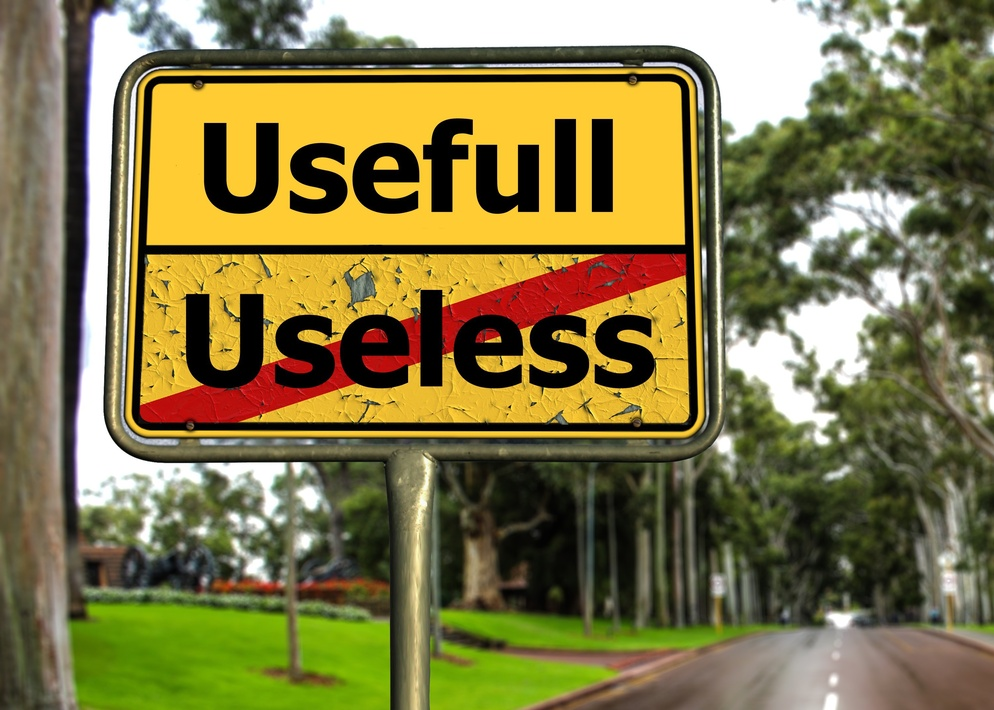
#> input picture usefull-useless.jpg, 994 x 710 px, shrunk from 3008 x 2148 before the run
$ python ShadowMaker.py ..
#> lines starting #> are read from the running program, lines starting #| are printed output that depends on the picture
"""
ShadowMaker.py
Drag a folder onto this file.

For every image in the folder:
  - Keep the original pixels untouched (no white removal).
  - Place the image on a larger transparent canvas.
  - Draw a soft drop shadow OUTSIDE / BEHIND the image on the transparent area.
  - Save as PNG named <foldername[:55]>-001.png, -002.png, ...
  - Delete the original file after the new PNG is saved.


Setup:
Install Python (check "Add to PATH")
Open Command Prompt and run: pip install Pillow
Put both files on your Desktop
Drag any folder with images onto ShadowMaker.py


"""

import os
import sys
from PIL import Image, ImageFilter

# ---- Shadow / canvas settings (tweak to taste) ----
CANVAS_PAD       = 50     # transparent padding added around the image (px)
SHADOW_BLUR      = 15     # gaussian blur radius for the shadow
SHADOW_OPACITY   = 220    # 0-255, how dark the shadow is
SHADOW_OFFSET_X  = 5      # horizontal shadow offset (px)
SHADOW_OFFSET_Y  = 15     # vertical shadow offset (px, positive = down)

SUPPORTED_EXT = (".jpg", ".jpeg", ".png", ".bmp", ".tif", ".tiff", ".webp")


def process_image(src_path: str, dst_path: str) -> None:
#> called with src_path = 'usefull-useless.jpg', dst_path = 't0-001.png.tmp.png'
    img = Image.open(src_path).convert("RGBA")
    w, h = img.size
#> w = 994; h = 710

    canvas_w = w + CANVAS_PAD * 2
#> canvas_w = 1094
    canvas_h = h + CANVAS_PAD * 2
#> canvas_h = 810

    # Shadow layer: solid rectangle the size of the image, blurred.
    shadow = Image.new("RGBA", (canvas_w, canvas_h), (0, 0, 0, 0))
#> shadow: PIL image 1094x810 RGBA; every value is 0
    rect = Image.new("RGBA", (w, h), (0, 0, 0, SHADOW_OPACITY))
    shadow.paste(
        rect,
        (CANVAS_PAD + SHADOW_OFFSET_X, CANVAS_PAD + SHADOW_OFFSET_Y),
        rect,
    )
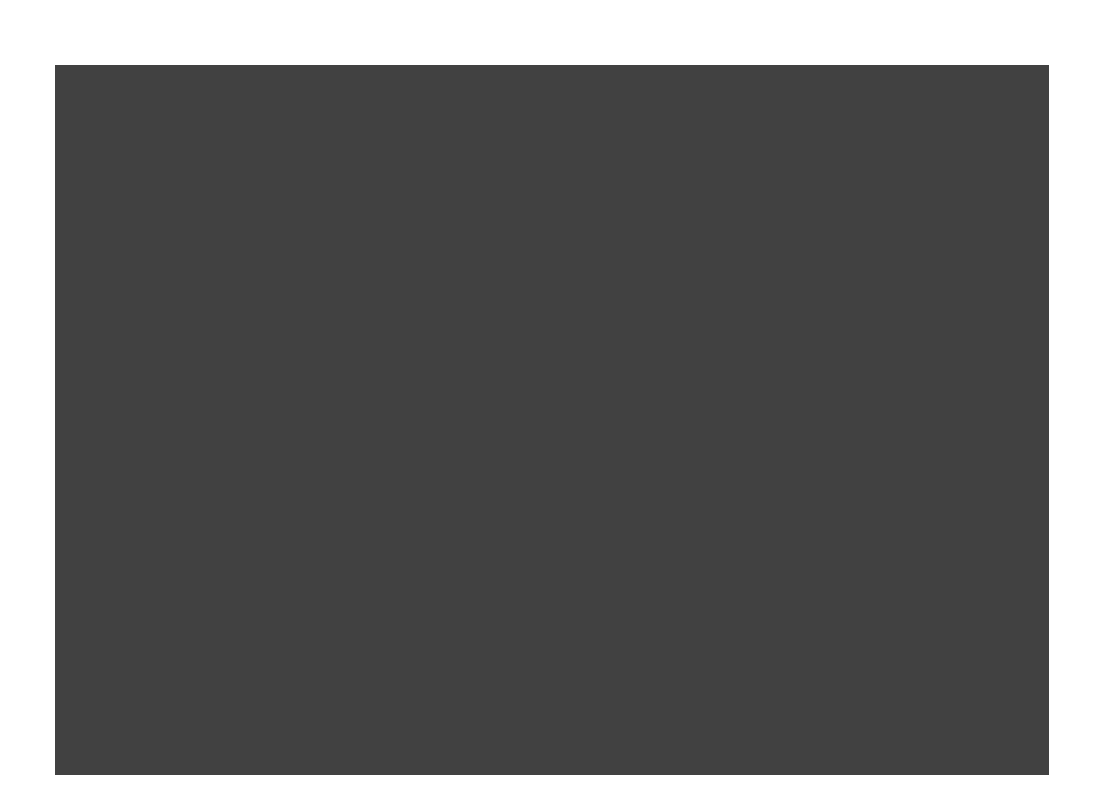
#> shadow: PIL image 1094x810 RGBA; mean R, G, B, A 0, 0, 0, 151.3; transparent parts drawn white
    shadow = shadow.filter(ImageFilter.GaussianBlur(SHADOW_BLUR))
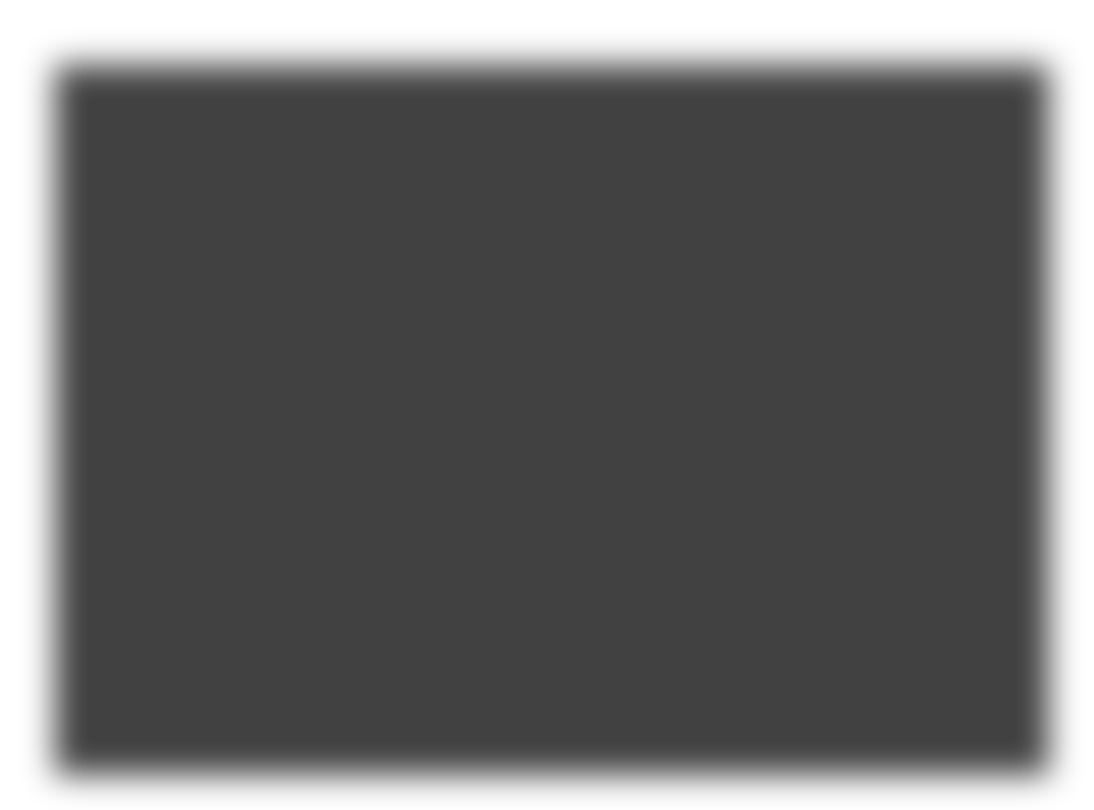
#> shadow: PIL image 1094x810 RGBA; mean R, G, B, A 0, 0, 0, 151.3; transparent parts drawn white

    # Final canvas: transparent, shadow first, then original image on top.
    canvas = Image.new("RGBA", (canvas_w, canvas_h), (0, 0, 0, 0))
    canvas.alpha_composite(shadow)
    canvas.alpha_composite(img, (CANVAS_PAD, CANVAS_PAD))
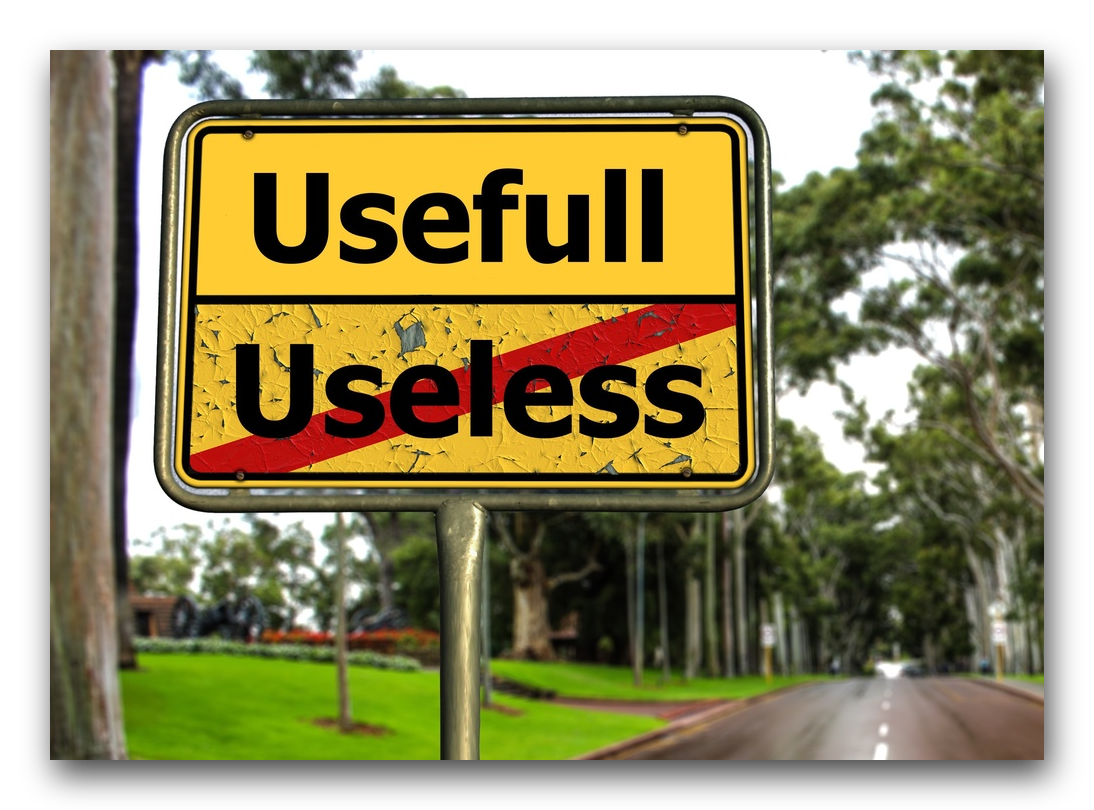
#> canvas: PIL image 1094x810 RGBA; mean R, G, B, A 103.3, 95.8, 57.8, 208.7; transparent parts drawn white

    canvas.save(dst_path, "PNG")


def main() -> None:
    if len(sys.argv) < 2:
        print("Drag a folder onto ShadowMaker.py (or pass a folder path).")
        return

    folder = os.path.abspath(sys.argv[1])
    if not os.path.isdir(folder):
        print(f"Not a folder: {folder}")
        return

    base = os.path.basename(folder.rstrip("\\/"))[:55]

    files = sorted(
        f for f in os.listdir(folder)
        if f.lower().endswith(SUPPORTED_EXT)
        and os.path.isfile(os.path.join(folder, f))
    )

    if not files:
        print("No images found.")
        return

    for i, name in enumerate(files, start=1):
        src = os.path.join(folder, name)
        dst = os.path.join(folder, f"{base}-{i:03d}.png")

        tmp_dst = dst + ".tmp.png"
        try:
            process_image(src, tmp_dst)
            if os.path.exists(dst):
                os.remove(dst)
            os.rename(tmp_dst, dst)
            if os.path.abspath(src) != os.path.abspath(dst):
                os.remove(src)
            print(f"OK  {name}  ->  {os.path.basename(dst)}")
        except Exception as e:
            if os.path.exists(tmp_dst):
                try: os.remove(tmp_dst)
                except: pass
            print(f"ERR {name}: {e}")

    print("Done.")


if __name__ == "__main__":
    main()
